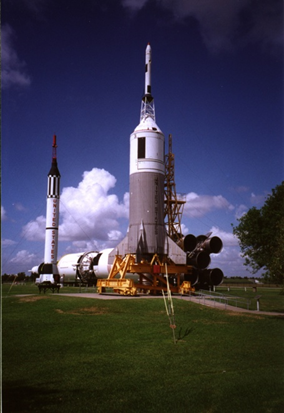
%> input picture Assignment 3/Assignment3_1_A_L/AtlasMercury.tif, 284 x 413 px
$ octave contrast.m   (GNU Octave 9; MATLAB toolbox functions it lacks are replaced by stand-ins)
%> lines starting %> are read from the running program, lines starting %| are printed output that depends on the picture
img = imread('AtlasMercury.tif');
%> img is the input picture: size 413x284x3 uint8; mean R, G, B 59.3, 57.4, 73.5
img = im2double(img); % Cast to double.
%> img: size 413x284x3 double
channelCount = size(img ,3);
%> channelCount = 3
%f3 = zeros(size(f1,1) ,size(f1, 2), size(f1, 3));
for i = 1:channelCount
    fmatrix = img(:,:,i);
    min1 = min(min(fmatrix));
    max1 = max(max(fmatrix));
    f2 = round( ((fmatrix - min1)*255)/(max1- min1));
end
%> this loop made 3 passes
%> min1 on passes 1 to 3: 0.0235, 0, 0
%> pass 1, `fmatrix = img(:,:,i);`:
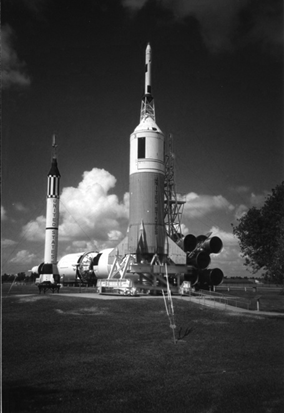
%> fmatrix: size 413x284 double; min 0.0235, max 1, mean 0.233
%> pass 2, `fmatrix = img(:,:,i);`:
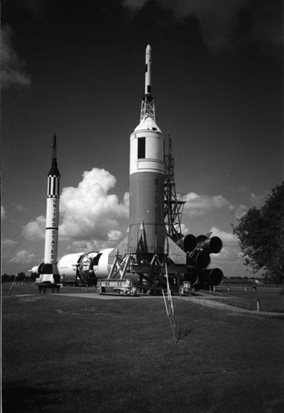
%> fmatrix: size 413x284 double; min 0, max 1, mean 0.225
